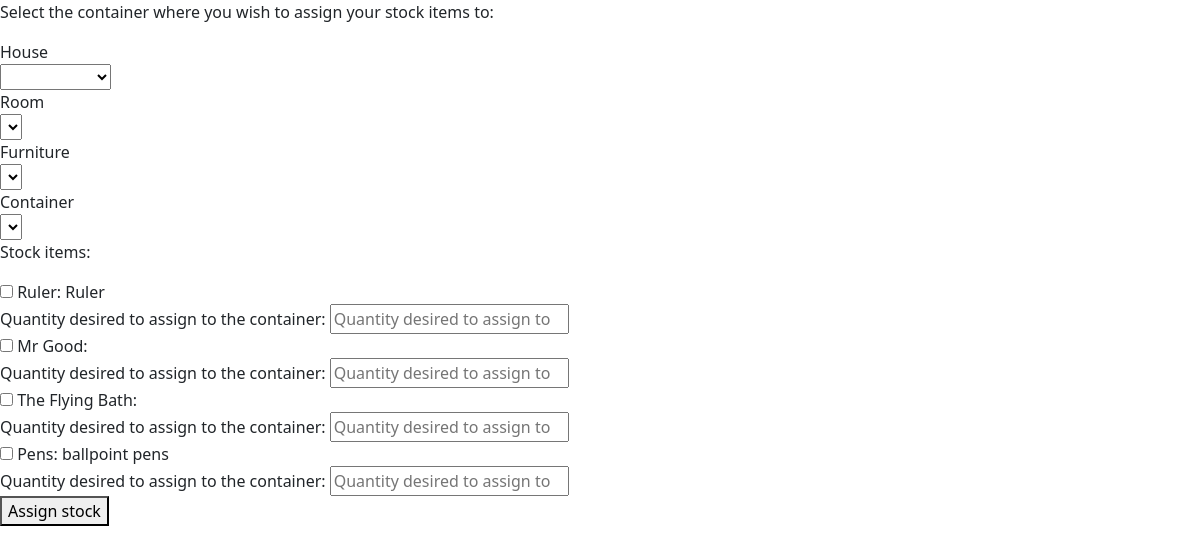
Before: /assign_stock (signed in) with the older database file.
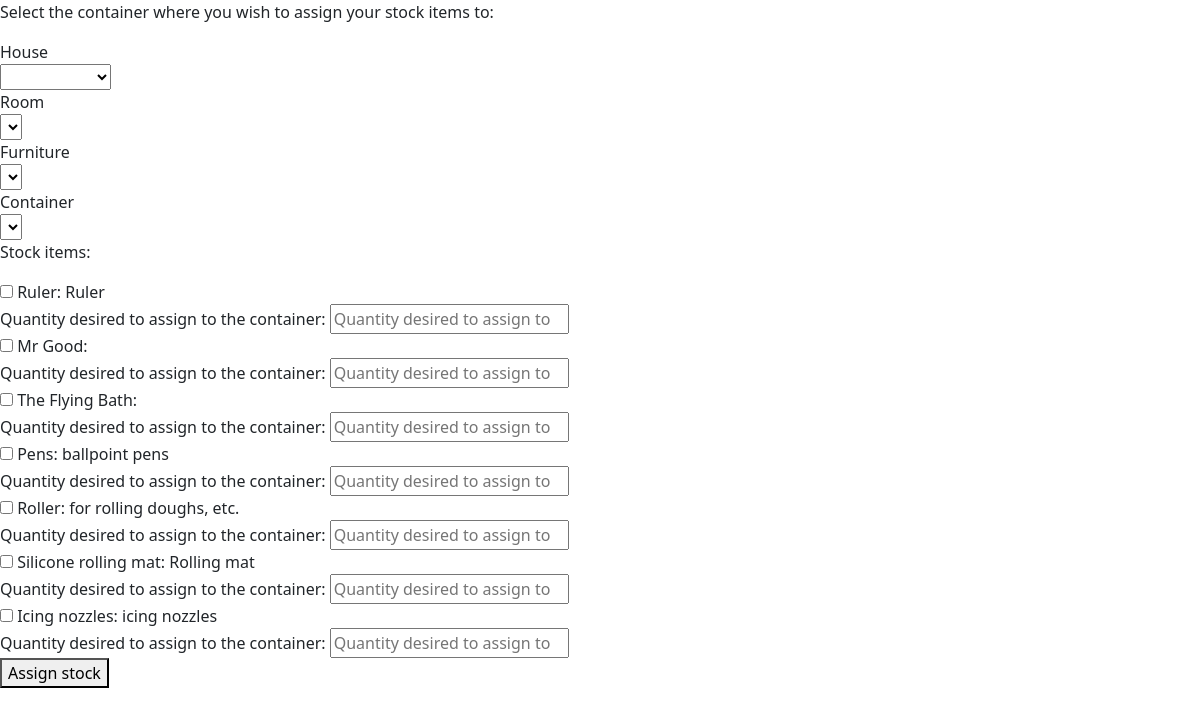
After: the same page with the newer database file.
### tables this page shows
CREATE TABLE stock(stock_id INTEGER PRIMARY KEY AUTOINCREMENT, stock_name TEXT NOT NULL, category_id INTEGER NOT NULL, note TEXT, user_id INTEGER REFERENCES user(id), FOREIGN KEY(category_id) REFERENCES category(category_id));

### app.py (the view)
@app.route("/assign_stock", methods=["GET", "POST"])
@login_required
def assign_stock():
    db = get_db_connection()
    containers_dict = {}
    rows = db.execute(
        "SELECT container_id, container_name, furniture_name, room_name, house_name FROM container JOIN furniture ON container.furniture_id=furniture.furniture_id JOIN room ON furniture.room_id=room.room_id JOIN house ON room.house_id=house.house_id ORDER BY house.house_id, room.room_id, furniture.furniture_id, container.container_id"
    ).fetchall()
    for row in rows:
        container_id, container_name, furniture_name, room_name, house_name = row
        if house_name not in containers_dict:
            containers_dict[house_name] = {}
        if room_name not in containers_dict[house_name]:
            containers_dict[house_name][room_name] = {}
        if furniture_name not in containers_dict[house_name][room_name]:
            containers_dict[house_name][room_name][furniture_name] = {}
        if container_id not in containers_dict[house_name][room_name][furniture_name]:
            containers_dict[house_name][room_name][furniture_name][
                container_id
            ] = container_name
    stocks = db.execute(
        "SELECT stock_id, stock_name, category, note FROM stock JOIN category ON stock.category_id=category.category_id AND stock.user_id = ?",
        [current_user.id],
    ).fetchall()
    stocks_dict = {}
    for stock in stocks:
        stock_id, stock_name, category, note = stock
        if stock_id not in stocks_dict:
            stocks_dict[stock_id] = {
                "stock_name": stock_name,
                "category": category,
                "note": note,
            }
    if request.method == "POST":
        if request.form.get("stock_assign") == "multi_stock_items":
            selected_container = request.form.get("container")
            print("selected_container", selected_container)
            selected_stocks = request.form.getlist("stock_item")
            print("selected stocks", selected_stocks)
            message = ""
            for selected_stock in selected_stocks:
                db.execute(
                    "INSERT INTO stock_container(stock_id, container_id, quantity) VALUES (?, ?,?)",
                    (
                        selected_stock,
                        selected_container,
                        request.form.get(f"quantity_{selected_stock}"),
                    ),
                )
                selected_stock = int(selected_stock)
                db.commit()
                print("quantity", request.form.get(f"quantity_{selected_stock}"))
                message += f"""Successfully assigned "{stocks_dict[selected_stock]["stock_name"]}" to {containers_dict[request.form.get("house")][request.form.get("room")][request.form.get("furniture")][int(selected_container)]} in the quantity of {request.form.get(f"quantity_{selected_stock}")}! """
            return render_template(
                "assign_stock.html",
                containers_dict=containers_dict,
                stocks_dict=stocks_dict,
                message=message,
            )
    else:
        return render_template(
            "assign_stock.html",
            containers_dict=containers_dict,
            stocks_dict=stocks_dict,
            message="",
        )

### app.py (called while the page is built)
@login_manager.user_loader
def load_user(user_id):
    conn = sqlite3.connect("myStuff.db")
    c = conn.cursor()
    c.execute("SELECT * FROM user WHERE id=?", [user_id])
    user = c.fetchone()
    if user:
        return User(user[0], user[1])
    else:
        return None

def get_db_connection():
    conn = sqlite3.connect("myStuff.db")
    conn.row_factory = sqlite3.Row
    return conn

### templates/assign_stock.html (shortened to what this page needs)
{% extends 'layout.html' %}
{% block body%}
<div id='multiStocks'>
    <form method='post'>
        <p>Select the container where you wish to assign your stock items to:</p>
        <label for='house'>House</label>
        <br>
        <select id="house" name='house' required>
            <option></option>
        </select>
        <br>
        <label for='room'>Room</label>
        <br>
        <select id="room" name='room'></select>
        <br>
        <label for='furniture'>Furniture</label>
        <br>
        <select id="furniture" name='furniture'></select>
        <br>
        <label for='container'>Container</label>
        <br>
        <select id="container" name='container' required></select>
        <br>
        <p>Stock items: </p>
        {% for key in stocks_dict%}
        <label>
            <input type="checkbox" name="stock_item" value="{{key}}">
            {{stocks_dict[key]["stock_name"]}}: {{stocks_dict[key]["note"]}}
        </label>
        <br>
        <label for='quantity_{{key}}'>Quantity desired to assign to the container:</label>
        <input type="number" id='quantity_{{key}}' name="quantity_{{key}}" min="0"
            placeholder='Quantity desired to assign to the container' required>
        <br>
        {% endfor %}
        <button type='submit' name='stock_assign' value='multi_stock_items'>Assign stock</button>
    </form>
</div>
{% endblock %}

### templates/layout.html (shortened to what this page needs)
<!DOCTYPE html>
<html lang="en">
<head>
    <link href="https://cdn.jsdelivr.net/npm/bootstrap@5.2.3/dist/css/bootstrap.min.css" rel="stylesheet"
>
</head>
<body>
    {% block body %}
    {% endblock %}
</body>
</html>

Changed rows visible on the page:
added stock: stock_name "Roller", note "for rolling doughs, etc."
added stock: stock_name "Silicone rolling mat", note "Rolling mat"
added stock: stock_name "Icing nozzles", note "icing nozzles"
Other visible differences:
new list line: "☐ : Quantity desired to assign to the container: "
